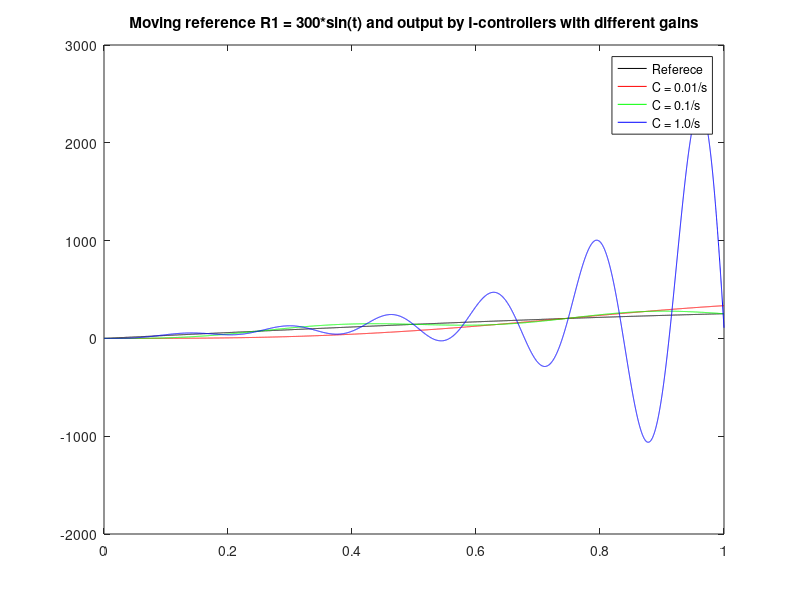
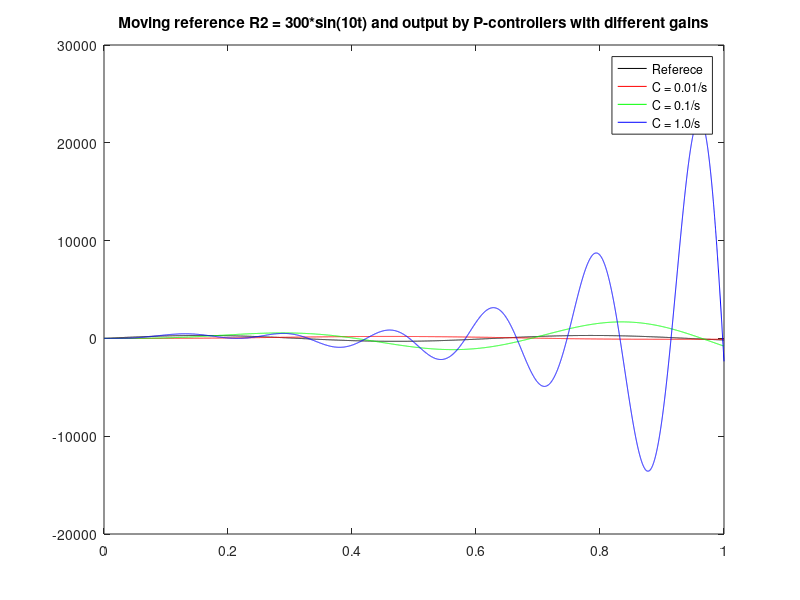
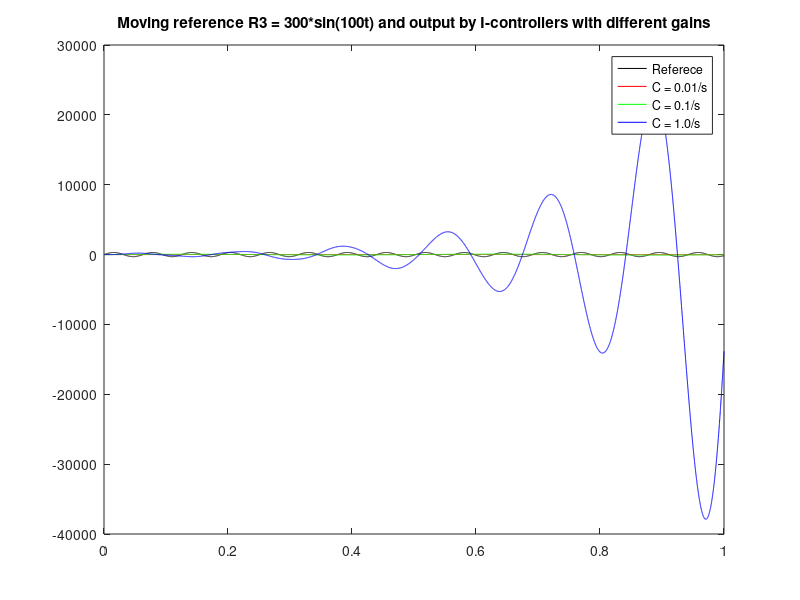
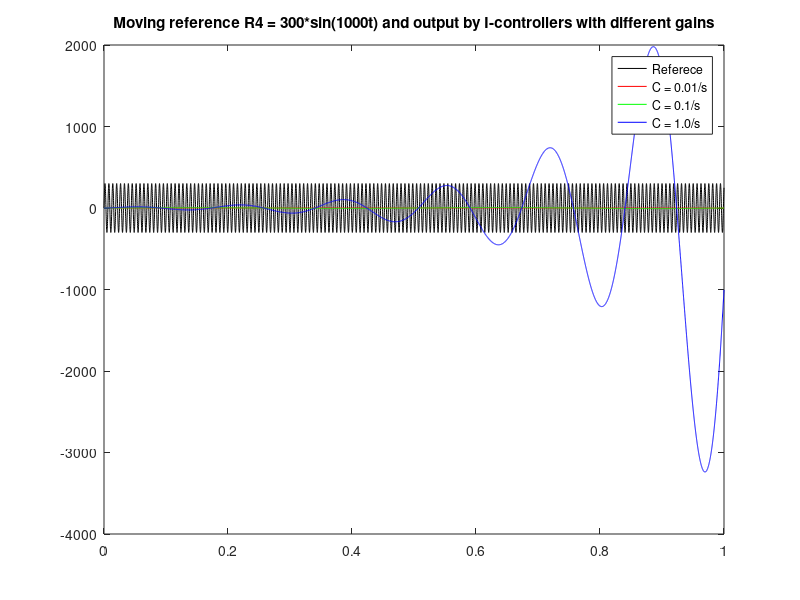

These figures' MATLAB source, in order:
%
%   Simulation of dc_motor angle with I-controllers for moving reference
%     Author: Keitaro Naruse
%     Date: 2023-04-27
%

% Symbol
s = tf('s');
% Motor parameres
R = 2.61;
L = 0.02 * 1E-3;
Jm = 0.014 * 1E-7;
Ki = 15400/60*2*pi;
Ke = 1/Ki;
Kt = 0.657 * 1E-3;
Tm = ( R * Jm ) / ( Ke * Kt ) ;
Te = L/R;

% Define a transfer function of DC motor angle
P = tf( [ 1 ] , [ Ke*Tm*Te, Ke*Tm, Ke, 0 ] );

% Define a time period and a reference
t = [ 0:0.0001:1 ];
R1 = 300 * sin( 1 * t );
R2 = 300 * sin( 10 * t );
R3 = 300 * sin( 100 * t );
R4 = 300 * sin( 1000 * t );

% I-controllers with defferent gains
Ci1 = 0.01 / s;
Ci2 = 0.1 / s;
Ci3 = 1.0 / s;
Gi1 = feedback( Ci1 * P, 1 );
Gi2 = feedback( Ci2 * P, 1 );
Gi3 = feedback( Ci3 * P, 1 );

% Actual output of I-controllers for the reference R1
[ Y_Gi1_R1, t ] = lsim( Gi1, R1, t ); 
[ Y_Gi2_R1, t ] = lsim( Gi2, R1, t ); 
[ Y_Gi3_R1, t ] = lsim( Gi3, R1, t ); 
figure( 6 );
plot( t, R1, 'k-', t, Y_Gi1_R1, 'r-', t, Y_Gi2_R1, 'g-', t, Y_Gi3_R1, 'b-' );
title('Moving reference R1 = 300*sin(t) and output by I-controllers with different gains');
legend('Referece', 'C = 0.01/s', 'C = 0.1/s', 'C = 1.0/s');

% Actual output of I-controllers for the reference R2
[ Y_Gi1_R2, t ] = lsim( Gi1, R2, t ); 
[ Y_Gi2_R2, t ] = lsim( Gi2, R2, t ); 
[ Y_Gi3_R2, t ] = lsim( Gi3, R2, t ); 
figure( 7 );
plot( t, R2, 'k-', t, Y_Gi1_R2, 'r-', t, Y_Gi2_R2, 'g-', t, Y_Gi3_R2, 'b-' );
title('Moving reference R2 = 300*sin(10t) and output by P-controllers with different gains');
legend('Referece', 'C = 0.01/s', 'C = 0.1/s', 'C = 1.0/s');

% Actual output of I-controllers for the reference R3
[ Y_Gi1_R3, t ] = lsim( Gi1, R3, t ); 
[ Y_Gi2_R3, t ] = lsim( Gi2, R3, t ); 
[ Y_Gi3_R3, t ] = lsim( Gi3, R3, t ); 
figure( 8 );
plot( t, R3, 'k-', t, Y_Gi1_R3, 'r-', t, Y_Gi2_R3, 'g-', t, Y_Gi3_R3, 'b-' );
title('Moving reference R3 = 300*sin(100t) and output by I-controllers with different gains');
legend('Referece', 'C = 0.01/s', 'C = 0.1/s', 'C = 1.0/s');

% Actual output of I-controllers for the reference R4
[ Y_Gi1_R4, t ] = lsim( Gi1, R4, t ); 
[ Y_Gi2_R4, t ] = lsim( Gi2, R4, t ); 
[ Y_Gi3_R4, t ] = lsim( Gi3, R4, t ); 
figure( 9 );
plot( t, R4, 'k-', t, Y_Gi1_R4, 'r-', t, Y_Gi2_R4, 'g-', t, Y_Gi3_R4, 'b-' );
title('Moving reference R4 = 300*sin(1000t) and output by I-controllers with different gains');
legend('Referece', 'C = 0.01/s', 'C = 0.1/s', 'C = 1.0/s');

% Bode plots of Gi1, Gi2, and Gi3
figure( 10 );
bode( Gi1, 'r-', Gi2, 'g-', Gi3, 'b-', { 0.1, 10000 } );
title('Bode plots of I-controllers');
legend('C = 0.01/s', 'C = 0.1/s', 'C = 1.0/s');
grid on;
